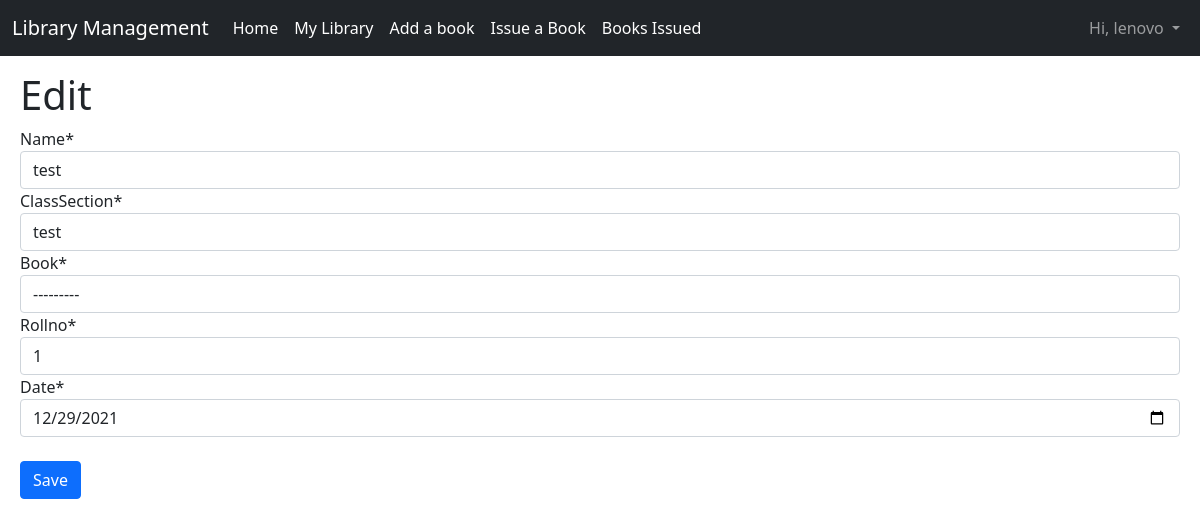
The page /issue/edit/57 (signed in) on the database its author committed.
### main/models.py (models this page shows, shortened)
class IssueBook(models.Model):
    name = models.CharField(max_length=400)
    classSection = models.CharField(max_length=10)
    book = models.ForeignKey("Book", on_delete=models.CASCADE)
    rollno = models.PositiveIntegerField()
    issued_date = models.DateTimeField(auto_now_add=True)
    date = models.DateField()

### main/views.py (the view, shortened to what this page needs)
# urls.py: path("issue/edit/<int:id>", views.issueEdit, name="issue_edit"),
@login_required(login_url='login')
def issueEdit(request, id):
    current_data = IssueBook.objects.get(id=id)
    form = issueBook(instance=current_data)
    context = {
        "form" : form
    }
    return render(request, 'issue_update.html', context)

### main/forms.py
class issueBook(ModelForm):
    date = forms.DateTimeField(widget=forms.DateInput(attrs={'type':'date'}))
    class Meta:
        model = IssueBook
        fields = '__all__'

### main/models.py (called while the page is built)
    def __str__(self):
        return f"{self.title} by {self.author}"

### templates/issue_update.html (shortened to what this page needs)
{% extends "layout.html" %}
{% load crispy_forms_tags %}
{% block body %}
    <h1>Edit</h1>
    <form method="POST">
        {{ form|crispy }}
        <br>
        <button class="btn btn-primary">Save</button>
    </form>
{% endblock body %}

### templates/layout.html (shortened to what this page needs)
{% load static %}
<!DOCTYPE html>
<html lang="en">
<head>
    <link href="https://cdn.jsdelivr.net/npm/bootstrap@5.1.1/dist/css/bootstrap.min.css" rel="stylesheet">
    <link rel="stylesheet" href="{% static 'styles.css' %}">
    <link rel="stylesheet" href="https://unpkg.com/@trevoreyre/autocomplete-js/dist/style.css"/>
</head>
<body>
    <nav class="navbar navbar-expand-lg navbar-dark bg-dark sticky-top">
        <div class="container-fluid">
          <a class="navbar-brand" href="">Library Management</a>
          <div class="collapse navbar-collapse" id="navbarSupportedContent">
            <ul class="navbar-nav me-auto mb-2 mb-lg-0">
              <li class="nav-item">
                <a class="nav-link active" aria-current="page" href="/">Home</a>
              </li>
              <li class="nav-item">
                <a class="nav-link active" aria-current="page" href="/library">My Library</a>
              </li>
              <li class="nav-item">
                <a class="nav-link active" aria-current="page" href="/add-book">Add a book</a>
              </li>
              <li class="nav-item">
                <a class="nav-link active" aria-current="page" href="/issue-book">Issue a Book</a>
              </li>
              <li class="nav-item">
                <a class="nav-link active" aria-current="page" href="/books-issued">Books Issued</a>
              </li>
              </ul>
              <ul class="navbar-nav ms-auto">
                {% if user.is_authenticated %}
                <li class="nav-item dropdown">
                  <a class="nav-link dropdown-toggle" href="#" id="navbarDarkDropdownMenuLink" role="button" data-bs-toggle="dropdown" aria-expanded="false">
                    Hi, {{ request.user }}
                  </a>
                </li>
                {% endif %}
              </ul>
          </div>
        </div>
      </nav>
    <div class="content">
        {% block body %}{% endblock body %}
    </div>
</body>
</html>

### static/styles.css (style rules this page uses)
.content { margin: 15px 20px; }

### rows shown on the page
IssueBook: name "test", classSection "test", book "---------", rollno "1", date "12/29/2021"

### other values the page prints
{{ request.user }} "lenovo"
